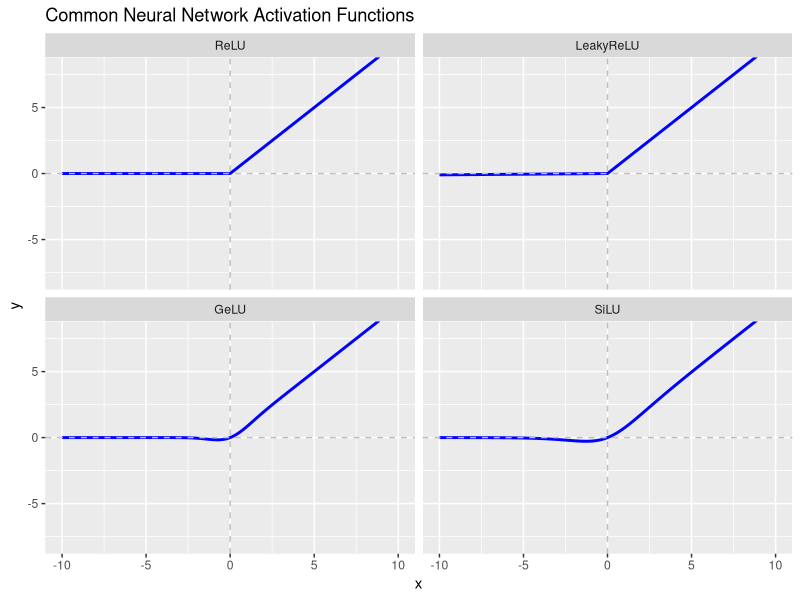

R code for this plot:
# Load required libraries
library(tidyverse)
library(ggplot2)

# Define the GELU function
gelu <- function(x) {
  x * pnorm(x)
}

relu <- function(x) {
  sapply(x, function(e) {
    max(e, 0)
  })
}

silu <- function(x) {
  x / (1 + exp(-x))
}

leaky_relu <- function(x) {
  sapply(x, function(e) {
    if (e <= 0) 0.01 * e else e
  })
}


# Create a data frame with x values and corresponding GELU values
data <- data.frame(x = seq(-10, 10, length.out = 1000)) |>
  mutate(
    ReLU = relu(x),
    LeakyReLU = leaky_relu(x),
    GeLU = gelu(x),
    SiLU = silu(x),
  ) |>
  pivot_longer(
    cols = !c("x"),
    names_to = "func",
    values_to = "y",
  ) |>
  mutate(
    func = factor(func, levels = c("ReLU", "LeakyReLU", "GeLU", "SiLU"))
  )

# Create the plot
ggplot(data, aes(x = x, y = y)) +
  geom_line(color = "blue", linewidth = 1) +
  geom_hline(yintercept = 0, linetype = "dashed", color = "gray") +
  geom_vline(xintercept = 0, linetype = "dashed", color = "gray") +
  facet_wrap(~func) +
  labs(
    title = "Common Neural Network Activation Functions",
    x = "x",
    y = "y"
  ) +
  coord_cartesian(xlim = c(-10, 10), ylim = c(-8, 8))
